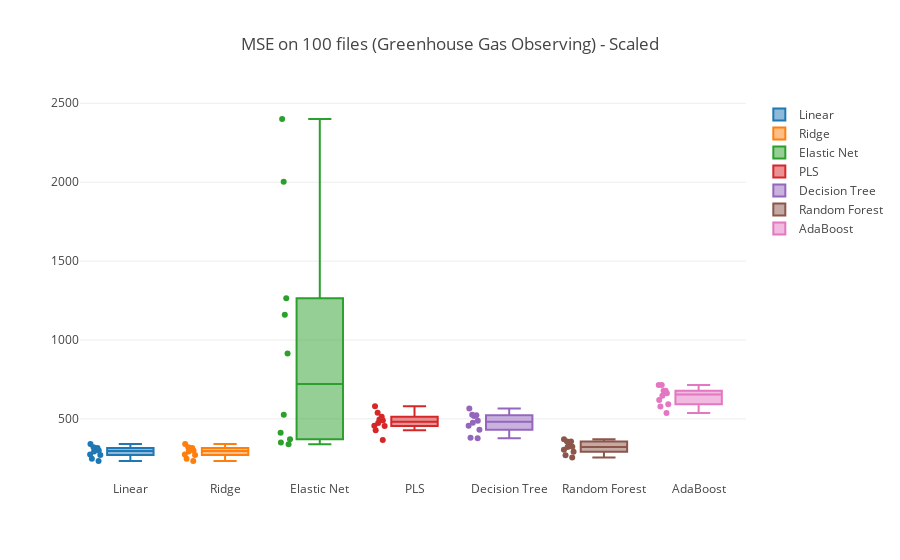

Notebook cell for this chart:
### Code cell
import plotly.io as pio
traces = []
for clf_name in names:
    traces.append(go.Box(
        y=cl_scores[clf_name]['test_mse']*-1,
        boxpoints='all',
        name=clf_name
    ))
    
layout = go.Layout(title="MSE on 100 files (Greenhouse Gas Observing) - Scaled")
    
py.iplot(go.Figure(data=traces, layout=layout))
pio.write_image(go.Figure(data=traces, layout=layout), 'greenhouse_boxplot_100files_scaled.pdf')

### Figure 1 — Plotly figure (JSON) as saved in the notebook; plotly's stock layout.template omitted (floating-point values rounded to 4 significant figures)
{"data": [{"boxpoints": "all", "name": "Linear", "type": "box", "uid": "23d679df-8dc8-46f0-8070-51faa4de211d", "y": [315.8, 340.1, 232.8, 320.4, 247.1, 313.4, 270.6, 293.7, 299.7, 273.4]}, {"boxpoints": "all", "name": "Ridge", "type": "box", "uid": "36b9e2ac-48cc-4fab-94f7-abd661267733", "y": [315.8, 340.1, 232.8, 320.4, 247.1, 313.4, 270.6, 293.7, 299.7, 273.4]}, {"boxpoints": "all", "name": "Elastic Net", "type": "box", "uid": "503cafa5-4f88-45a7-8b13-5df41d156475", "y": [1160.0, 2400.0, 338.6, 2003.0, 349.5, 1265.0, 370.7, 914.9, 411.2, 525.6]}, {"boxpoints": "all", "name": "PLS", "type": "box", "uid": "12cb7348-40ab-4963-b52f-c755804aed96", "y": [579.5, 538.1, 365.3, 489.3, 427.9, 513.7, 454.5, 473.3, 455.6, 496.6]}, {"boxpoints": "all", "name": "Decision Tree", "type": "box", "uid": "59f82266-681f-4d04-9b53-30650548f252", "y": [522.4, 565.0, 380.5, 518.0, 376.6, 526.3, 430.6, 474.6, 488.7, 456.7]}, {"boxpoints": "all", "name": "Random Forest", "type": "box", "uid": "6d4ca196-0b18-4075-8de7-50a2263ab333", "y": [346.5, 371.0, 255.2, 356.4, 269.8, 356.7, 292.1, 322.4, 321.6, 304.5]}, {"boxpoints": "all", "name": "AdaBoost", "type": "box", "uid": "ff11c290-5819-4114-9532-796e4209415a", "y": [592.5, 714.0, 646.1, 714.8, 662.1, 678.7, 678.4, 619.5, 578.9, 536.6]}], "layout": {"title": {"text": "MSE on 100 files (Greenhouse Gas Observing) - Scaled"}}}
